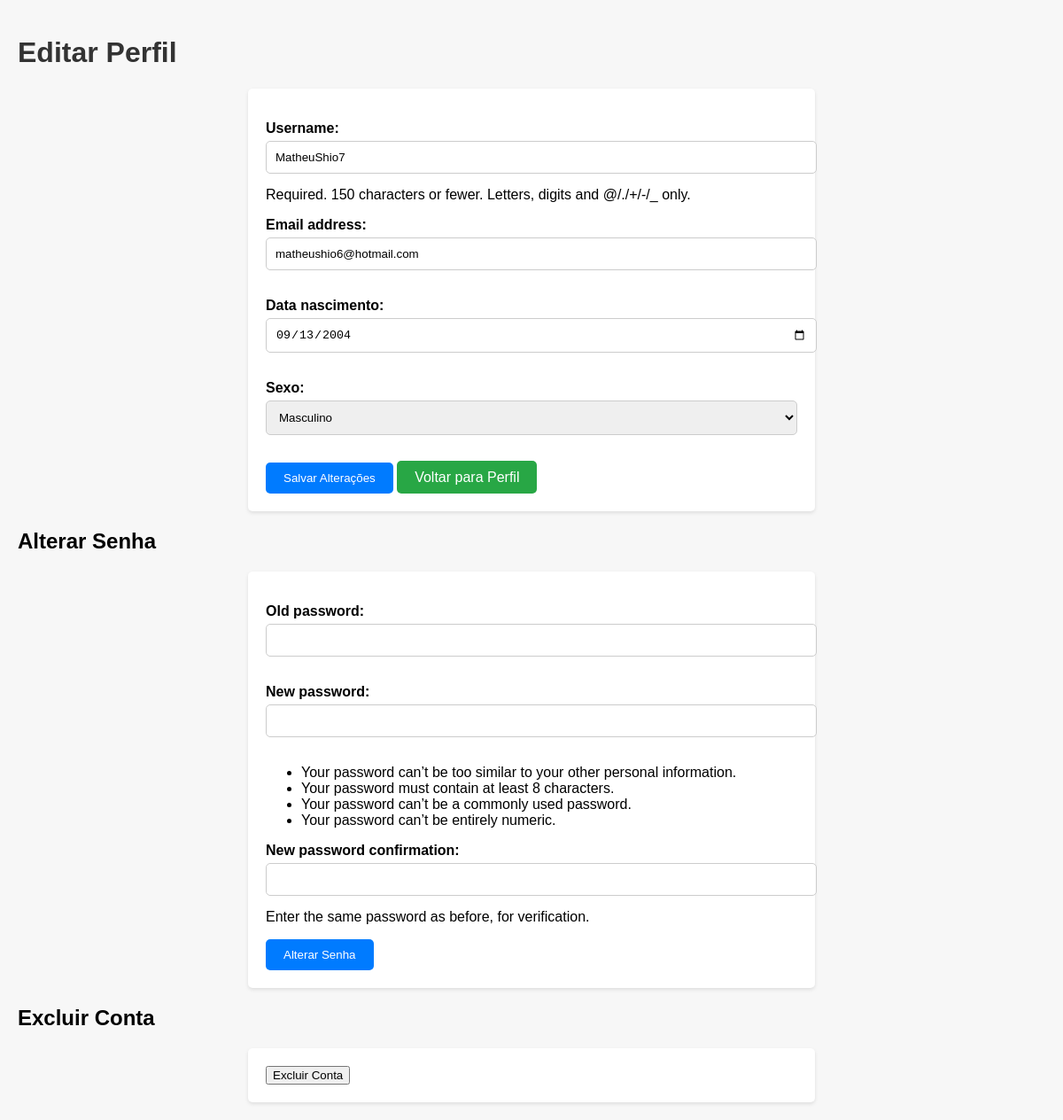
Screenshot of /usuarios/perfil/editar/ (signed in) with the database file from the repository.
### usuarios/models.py (models this page shows)
class Usuario(AbstractUser):
    data_nascimento = models.DateField(null=True, blank=True)
    sexo = models.CharField(max_length=1, choices=[('M', 'Masculino'), ('F', 'Feminino')])

### usuarios/views.py (the view, shortened to what this page needs)
# urls.py: path('perfil/editar/', views.editar_perfil, name='editar_perfil'),
@login_required
def editar_perfil(request):
    user_form = EditarPerfilForm(instance=request.user)
    senha_form = AlterarSenhaForm(request.user)  # Instância do formulário para alterar senha
    return render(request, 'usuarios/editar_perfil.html', {
        'user_form': user_form,
        'senha_form': senha_form,
    })

### usuarios/forms.py
class EditarPerfilForm(forms.ModelForm):
    data_nascimento = forms.DateField(
        widget=forms.DateInput(attrs={'type': 'date'}, format='%Y-%m-%d')
    )
    sexo = forms.ChoiceField(choices=[('M', 'Masculino'), ('F', 'Feminino')])
    class Meta:
        model = Usuario
        fields = ['username', 'email', 'data_nascimento', 'sexo']

class AlterarSenhaForm(PasswordChangeForm):
    class Meta:
        model = Usuario
        fields = ['old_password', 'new_password1', 'new_password2']

### usuarios/templates/usuarios/editar_perfil.html (shortened to what this page needs)
<!DOCTYPE html>
<html lang="pt-br">
<head>
    <link rel="stylesheet" href="https://cdn.jsdelivr.net/npm/bootstrap-icons/font/bootstrap-icons.css">
</head>
<body>
    <h1>Editar Perfil</h1>
    <form method="POST">
        {{ user_form.as_p }}
        <button type="submit" name="salvar" class="btn-submit">Salvar Alterações</button>
        <a href="{% url 'perfil_usuario' %}" class="btn-voltar">Voltar para Perfil</a>
    </form>
    <h2>Alterar Senha</h2>
    <form method="POST">
        {{ senha_form.as_p }}
        <button type="submit" name="alterar_senha" class="btn-submit">Alterar Senha</button>
    </form>
    <h2>Excluir Conta</h2>
    <form method="POST" action="{% url 'excluir_conta' %}">
        <button type="submit" class="btn-delete" onclick="return confirm('Tem certeza que deseja excluir sua conta? Esta ação não pode ser desfeita.')">
            Excluir Conta
        </button>
    </form>
</body>
</html>

### usuarios/templates/usuarios/editar_perfil.html (style rules this page uses)
body { font-family: Arial, sans-serif; background-color: #f7f7f7; margin: 0; padding: 20px; }
h1 { color: #333; }
form { background-color: #fff; padding: 20px; border-radius: 5px; box-shadow: 0 2px 4px rgba(0, 0, 0, 0.1); max-width: 600px; margin: 0 auto; }
label { display: block; margin-bottom: 5px; font-weight: bold; }
input, select { width: 100%; padding: 10px; margin-bottom: 15px; border: 1px solid #ccc; border-radius: 5px; }
.btn-submit { display: inline-block; padding: 10px 20px; background-color: #007bff; color: white; text-decoration: none; border-radius: 5px; border: none; cursor: pointer; }
.btn-voltar { background-color: #28a745; color: white; text-decoration: none; padding: 10px 20px; border-radius: 5px; }

### rows the page displays
Usuario: username "MatheuShio7", email "matheushio6@hotmail.com", data_nascimento "09/13/2004", sexo "Masculino"
